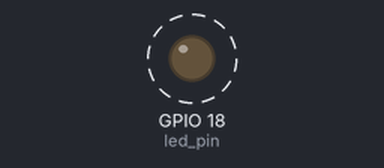
The program below on a simulated Raspberry Pi (BCM pin numbers). On the bench: output pins drawn as LEDs (lit = HIGH). Dashed ring = blinking.

Above: at 0.1 s.
Timing chart, 0 to 3.0 s (numbered marks = the images above):
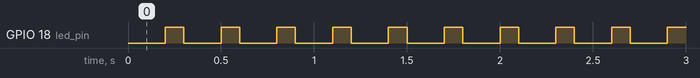

The program:

practice2.py
```python
import RPi.GPIO as GPIO
import time

led_pin = 18
GPIO.setmode(GPIO.BCM)
GPIO.setup(led_pin, GPIO.OUT)

pwm_led = GPIO.PWM(led_pin, 500)
pwm_led.start(100)

forlength = range(0, 100)


while True:
	pwm_led.ChangeDutyCycle(0)
	time.sleep(0.2)
	pwm_led.ChangeDutyCycle(100)
	time.sleep(0.1)


"""
while True:
	for x in forlength:
		pwm_led.ChangeDutyCycle(x)
		time.sleep(0.03)
	time.sleep(0.5)

	for x in reversed(forlength):
		pwm_led.ChangeDutyCycle(x)
		time.sleep(0.03)
	time.sleep(0.5)
"""

"""
while True:
	duty_s = raw_input("Enter Brightness (0 to 100):")
	duty = int(duty_s)
	pwm_led.ChangeDutyCycle(duty)
"""
```

Measured:
- by itself, GPIO 18 (led_pin): alternates HIGH for 0.10 s and LOW for 0.20 s
